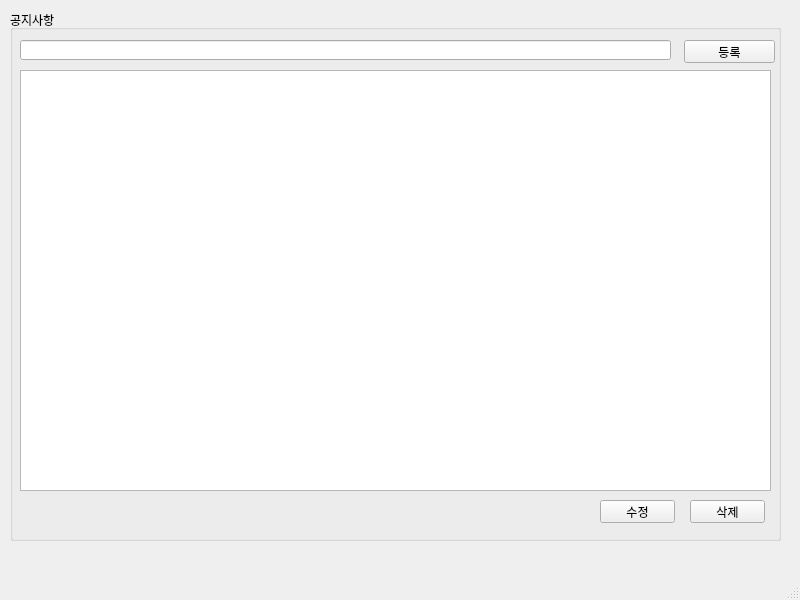
<?xml version="1.0" encoding="UTF-8"?>
<ui version="4.0">
 <class>MainWindow</class>
 <widget class="QMainWindow" name="MainWindow">
  <property name="geometry">
   <rect>
    <x>0</x>
    <y>0</y>
    <width>800</width>
    <height>600</height>
   </rect>
  </property>
  <property name="windowTitle">
   <string>MainWindow</string>
  </property>
  <widget class="QWidget" name="centralwidget">
   <widget class="QWidget" name="verticalLayoutWidget">
    <property name="geometry">
     <rect>
      <x>10</x>
      <y>10</y>
      <width>771</width>
      <height>531</height>
     </rect>
    </property>
    <layout class="QVBoxLayout" name="verticalLayout">
     <item>
      <widget class="QGroupBox" name="groupBox">
       <property name="title">
        <string>공지사항</string>
       </property>
       <widget class="QPushButton" name="pushButton_2">
        <property name="geometry">
         <rect>
          <x>674</x>
          <y>30</y>
          <width>91</width>
          <height>23</height>
         </rect>
        </property>
        <property name="text">
         <string>등록</string>
        </property>
       </widget>
       <widget class="QPushButton" name="pushButton_3">
        <property name="geometry">
         <rect>
          <x>680</x>
          <y>490</y>
          <width>75</width>
          <height>23</height>
         </rect>
        </property>
        <property name="text">
         <string>삭제</string>
        </property>
       </widget>
       <widget class="QListWidget" name="listWidget">
        <property name="geometry">
         <rect>
          <x>10</x>
          <y>60</y>
          <width>751</width>
          <height>421</height>
         </rect>
        </property>
       </widget>
       <widget class="QLineEdit" name="lineEdit_2">
        <property name="geometry">
         <rect>
          <x>10</x>
          <y>30</y>
          <width>651</width>
          <height>20</height>
         </rect>
        </property>
       </widget>
       <widget class="QPushButton" name="pushButton_4">
        <property name="geometry">
         <rect>
          <x>590</x>
          <y>490</y>
          <width>75</width>
          <height>23</height>
         </rect>
        </property>
        <property name="text">
         <string>수정</string>
        </property>
       </widget>
      </widget>
     </item>
    </layout>
   </widget>
  </widget>
  <widget class="QMenuBar" name="menubar">
   <property name="geometry">
    <rect>
     <x>0</x>
     <y>0</y>
     <width>800</width>
     <height>21</height>
    </rect>
   </property>
  </widget>
  <widget class="QStatusBar" name="statusbar"/>
 </widget>
 <resources/>
 <connections/>
</ui>
